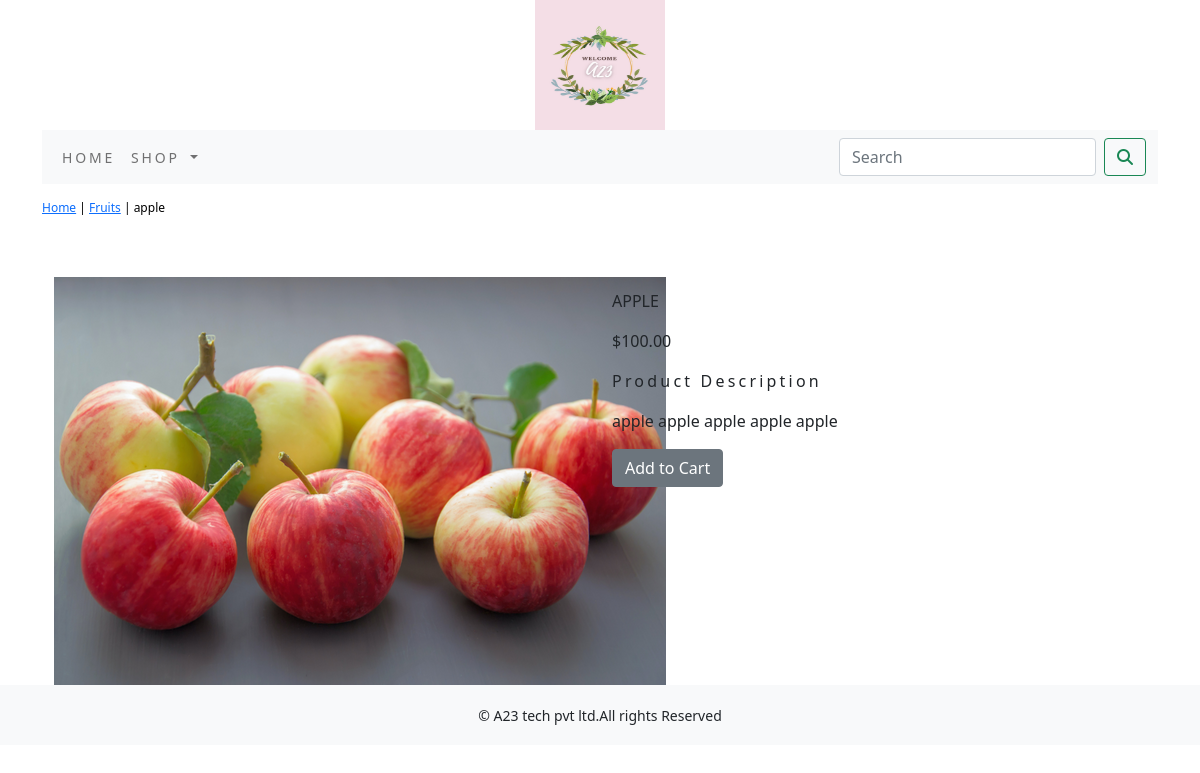
The page /shop/fruits/apple/ on the database its author committed.
### shop/models.py (models this page shows, shortened)
class Product(models.Model):
    name = models.CharField(max_length=250, unique=True)
    slug = models.SlugField(max_length=250, unique=True)
    description = models.TextField(blank=True)
    price=models.DecimalField(max_digits=10,decimal_places=2)
    category=models.ForeignKey(Category,on_delete=models.CASCADE)
    image=models.ImageField(upload_to='product',blank=True)
    stock=models.IntegerField()
    available=models.BooleanField(default=True)
    created=models.DateField(auto_now_add=True)
    updated=models.DateField(auto_now=True)
    class Meta:
        ordering = ('name',)
        verbose_name = 'product'
        verbose_name_plural = 'products'

class Category(models.Model):
     name=models.CharField(max_length=250,unique=True)
     slug=models.SlugField(max_length=250,unique=True)
     description=models.TextField(blank=True)
     image=models.ImageField(upload_to='category',blank=True)
     class Meta:
         ordering=('name',)
         verbose_name='category'
         verbose_name_plural='categories'
     def get_url(self):
         return reverse('shop:products_by_category',args=[self.slug])
     def __str__(self):
         return '{}'.format(self.name)

### shop/views.py (the view)
# urls.py: path('<slug:c_slug>/<slug:product_slug>/',views.proDetail,name='prodCatdetail')
def proDetail(request,c_slug,product_slug):
    try:
        product=Product.objects.get(category__slug=c_slug,slug=product_slug)
    except Exception as e:
        raise e
    return render(request,'product.html',{'product':product})

### cart/context_processors.py (called while the page is built)
def counter(request):
    item_count=0
    if 'admin' in request.path:
        return {}
    else:
        try:
            cart=Cart.objects.filter(cart_id=_cart_id(request))
            cart_items=CartItem.objects.all().filter(cart=cart[:1])
            for cart_item in cart_items:
                item_count += cart_item.quantity
        except Cart.DoesNotExist:
            item_count=0
    return dict(item_count=item_count)

### cart/views.py (called while the page is built)
def _cart_id(request):
    cart=request.session.session_key
    if not cart:
        cart=request.session.create()
    return cart

### shop/context_processors.py (called while the page is built)
def menu_links(request):
    links=Category.objects.all()
    return dict(links=links)

### templates/product.html (shortened to what this page needs)
{% extends 'base.html' %}
{% load static %}
{% block content %}
<div class="row my_prod_row_class">
    <div class="mx_auto">
        <p> <a href="{% url 'shop:allProdCat' %}">Home</a> | <a href="{{product.category.grt_url}}">{{product.category}}</a> | {{product.name}}</p>
    </div>
</div>
<div class="container">
<br>
<div class="row">
    <div class="col-12 col-sm-12 col-md-12 col-lg-6 text-center">
        <div style="min-width:18rem">
            <img src="{{product.image.url}}" alt="{{product.name}}">
        </div>
    </div>
        <div class="col-12 col-sm-12 col-md-12 col-lg-6">
            <div>
            <h1 class="my_prod_title">{{product.name}}</h1>
            <p>${{product.price}}</p>
            <P class="my_title">Product Description</P>
             <p class="text-justify my_prod_text">{{product.description}}</p>
            {% if product.stock <= 0 %}
            <p class="text-justify my_prod_text"><b>Out of stock</b></p>
            {% else %}
            <a class="btn btn-secondary" href="{% url 'cart:add_cart' product.id %}">Add to Cart</a>
            {% endif %}
        </div>
    </div>
</div>
</div>
{% endblock %}

### static/css/custom.css (style rules this page uses)
body { font-family: 'Roboto', sans-serif; }
.my_title { font-size:16px; text_transform:uppercase; letter-spacing:.2em; }
.my_prod_row_class { padding-top:15px; padding-bottom:20px; }
.my_prod_row_class .mx_auto { color:#000; font-size:12px; text-decoration:none; }
.my_prod_title { font-size:16px; text-transform:uppercase; latter-spacing:.2em; padding-top:15px; padding-bottom:10px; }
.my_prod_text { padding-right:20px; }

### rows shown on the page
Product: category "Fruits", name "apple", image (picture), name "APPLE", price "100.00", description "apple apple apple apple apple"
